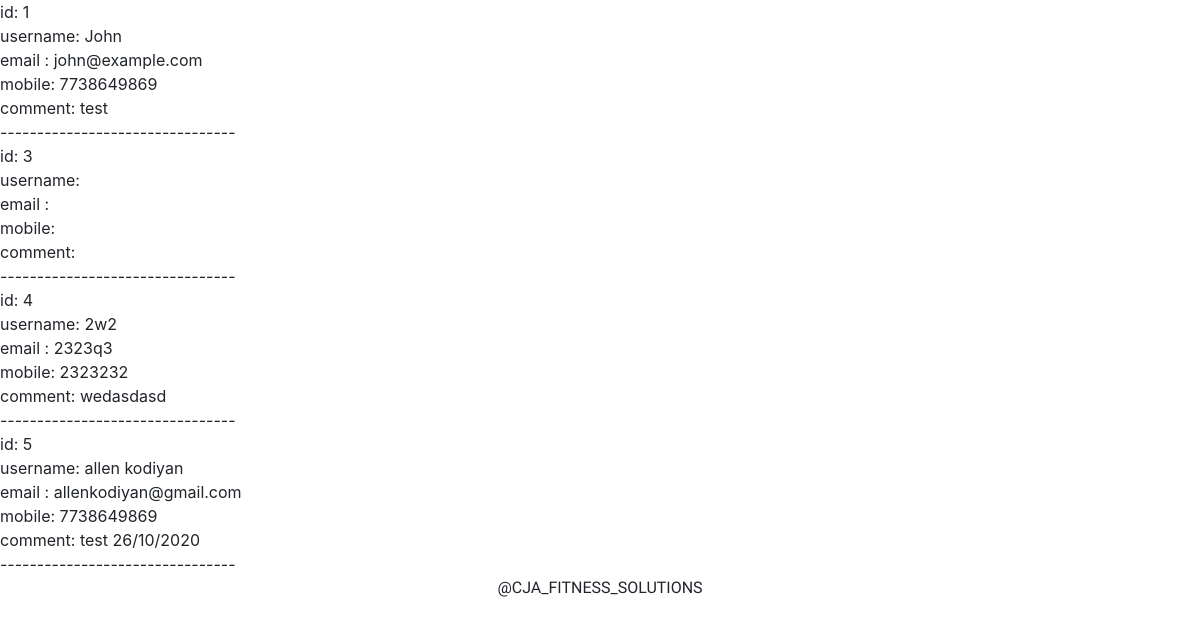
/admin/comments.php (signed in), run on the app's committed database.
### tables this page shows
CREATE TABLE `userdata` (
  `id` int NOT NULL,
  `user` varchar(255) NOT NULL,
  `email` varchar(255) NOT NULL,
  `mobile` varchar(255) NOT NULL,
  `comments` varchar(255) NOT NULL
);

### admin/comments.php (the view, shortened to what this page needs)
<!DOCTYPE html>
<html>
  <head>
    <link rel="stylesheet" type="text/css" href="style.css" />
    <link rel="stylesheet" type="text/css" href="test.css" />
  </head>
  <body>
<?php
$servername = "localhost";
$username = "phpmyadmin";
$password = "Admin@123";
$dbname = "fitness";
$conn = new mysqli($servername, $username, $password, $dbname);
$sql = 'SELECT id, user, email, mobile, comments FROM userdata';
$result = $conn->query($sql);
   if ($result->num_rows > 0) {
  while($row = $result->fetch_assoc()) {
    echo "id: " . $row["id"]. " <br> username: " . $row["user"]. "<br>email : " . $row["email"]. "<br> mobile: " . $row["mobile"]. " <br> comment: " . $row["comments"]. "<br>--------------------------------<br>";
  }
} else {
  echo "0 results";
}
?>
    <footer>
      <p class="p-3 bg-dark text-white text-center">@CJA_FITNESS_SOLUTIONS</p>
    </footer>
  </body>
</html>

### style.css (style rules this page uses)
* { margin: 0; padding: 0; box-sizing: border-box; font-family: 'Krona One', sans-serif; }

### admin/test.css (style rules this page uses)
:root { --blue:#007bff; --indigo:#6610f2; --purple:#6f42c1; --pink:#e83e8c; --red:#dc3545; --orange:#fd7e14; --yellow:#ffc107; --green:#28a745; --teal:#20c997; --cyan:#17a2b8; --white:#fff; --gray:#6c757d; --gray-dark:#343a40; --primary:#007bff; --secondary:#6c757d; --success:#28a745; --info:#17a2b8; --warning:#ffc107; --danger:#dc3545; --light:#f8f9fa; --dark:#343a40; --breakpoint-xs:0; --breakpoint-sm:576px; --breakpoint-md:768px; --breakpoint-lg:992px; --breakpoint-xl:1200px; --font-family-sans-serif:-apple-system,BlinkMacSystemFont,"Segoe UI",Roboto,"Helvetica Neue",Arial,"Noto Sans",sans-serif,"Apple Color Emoji","Segoe UI Emoji","Segoe UI Symbol","Noto Color Emoji"; --font-family-monospace:SFMono-Regular,Menlo,Monaco,Consolas,"Liberation Mono","Courier New",monospace }
html { font-family:sans-serif; line-height:1.15; -webkit-text-size-adjust:100%; -webkit-tap-highlight-color:transparent }
article, aside, figcaption, figure, footer, header, hgroup, main, nav, section { display:block }
body { margin:0; font-family:-apple-system,BlinkMacSystemFont,"Segoe UI",Roboto,"Helvetica Neue",Arial,"Noto Sans",sans-serif,"Apple Color Emoji","Segoe UI Emoji","Segoe UI Symbol","Noto Color Emoji"; font-size:1rem; font-weight:400; line-height:1.5; color:#212529; text-align:left; background-color:#fff }
p { margin-top:0; margin-bottom:1rem }
.text-center { text-align:center!important }

### data on the page
userdata: id "1", user "John", email "john@example.com", mobile "7738649869", comments "test"
userdata: id "3"
userdata: id "4", user "2w2", email "2323q3", mobile "2323232", comments "wedasdasd"
userdata: id "5", user "allen kodiyan", email "allenkodiyan@gmail.com", mobile "7738649869", comments "test 26/10/2020"
